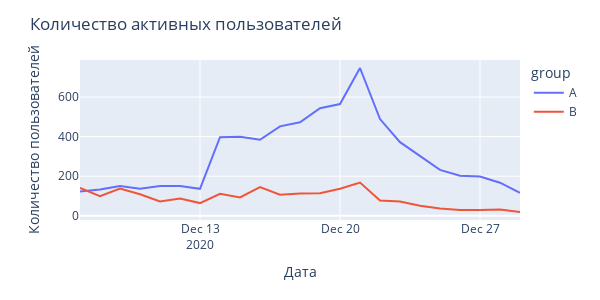

Notebook source saved alongside this figure:
### Markdown cell above
Если рассматривать динамику событий по дням, то, во-впервых, стоит отметить, что в данные попали события только по 29.12.2020, при том, что ТЗ обозначало конец эксперимента как 04.01.2021, а из динамики данных никак не следует, что после 29.12 действия могли полностью прекартится. Поэтому стоит отметить, что данные по требуемой конверсии за 14 дней будут несколько занижены для пользователей, зарегистировавшихся позже 15.12.2020. Так же мы можем наблюдать сильный всплеск активности с середины декабря и пиком 21.12, причем в группе А этот всплеск значительно выше. В целом можно отметить, что в первые несколько дней эксперимента активности групп были примерно одинаковыми (с учетом разого количества пользователей в группах), но потом группа В стала все больше отставать и, начиная с 14, декабря, пользователи группы В совершали в 4-5 раз меньше активных действий чем в группе А.

### Code cell
# посотрим на активных пользователей
fig = px.line(data.groupby(['event_dt', 'group'], as_index=False).agg(users=('user_id', 'nunique')), 
             x='event_dt', y='users', color='group')

fig.update_layout(width=600, height=300, 
                 title='Количество активных пользователей',
                 xaxis_title='Дата',  yaxis_title='Количество пользователей')
fig.show()

### Figure 1 — Plotly figure (JSON) as saved in the notebook; plotly's stock layout.template omitted (floating-point values rounded to 4 significant figures)
{"data": [{"hovertemplate": "group=A<br>event_dt=%{x}<br>users=%{y}<extra></extra>", "legendgroup": "A", "line": {"color": "#636efa", "dash": "solid"}, "marker": {"symbol": "circle"}, "mode": "lines", "name": "A", "orientation": "v", "showlegend": true, "type": "scatter", "x": ["2020-12-07T00:00:00", "2020-12-08T00:00:00", "2020-12-09T00:00:00", "2020-12-10T00:00:00", "2020-12-11T00:00:00", "2020-12-12T00:00:00", "2020-12-13T00:00:00", "2020-12-14T00:00:00", "2020-12-15T00:00:00", "2020-12-16T00:00:00", "2020-12-17T00:00:00", "2020-12-18T00:00:00", "2020-12-19T00:00:00", "2020-12-20T00:00:00", "2020-12-21T00:00:00", "2020-12-22T00:00:00", "2020-12-23T00:00:00", "2020-12-24T00:00:00", "2020-12-25T00:00:00", "2020-12-26T00:00:00", "2020-12-27T00:00:00", "2020-12-28T00:00:00", "2020-12-29T00:00:00"], "xaxis": "x", "y": [122, 133, 150, 136, 151, 151, 136, 397, 399, 384, 452, 473, 544, 565, 747, 489, 372, 303, 232, 202, 198, 167, 116], "yaxis": "y"}, {"hovertemplate": "group=B<br>event_dt=%{x}<br>users=%{y}<extra></extra>", "legendgroup": "B", "line": {"color": "#EF553B", "dash": "solid"}, "marker": {"symbol": "circle"}, "mode": "lines", "name": "B", "orientation": "v", "showlegend": true, "type": "scatter", "x": ["2020-12-07T00:00:00", "2020-12-08T00:00:00", "2020-12-09T00:00:00", "2020-12-10T00:00:00", "2020-12-11T00:00:00", "2020-12-12T00:00:00", "2020-12-13T00:00:00", "2020-12-14T00:00:00", "2020-12-15T00:00:00", "2020-12-16T00:00:00", "2020-12-17T00:00:00", "2020-12-18T00:00:00", "2020-12-19T00:00:00", "2020-12-20T00:00:00", "2020-12-21T00:00:00", "2020-12-22T00:00:00", "2020-12-23T00:00:00", "2020-12-24T00:00:00", "2020-12-25T00:00:00", "2020-12-26T00:00:00", "2020-12-27T00:00:00", "2020-12-28T00:00:00", "2020-12-29T00:00:00"], "xaxis": "x", "y": [141, 99, 138, 109, 72, 87, 64, 111, 93, 145, 106, 112, 114, 137, 168, 77, 72, 51, 37, 29, 29, 32, 19], "yaxis": "y"}], "layout": {"height": 300, "legend": {"title": {"text": "group"}, "tracegroupgap": 0}, "margin": {"t": 60}, "title": {"text": "Количество активных пользователей"}, "width": 600, "xaxis": {"anchor": "y", "domain": [0, 1], "title": {"text": "Дата"}}, "yaxis": {"anchor": "x", "domain": [0, 1], "title": {"text": "Количество пользователей"}}}}
